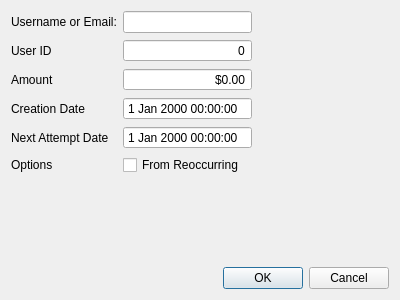
<?xml version="1.0" encoding="UTF-8"?>
<ui version="4.0">
 <class>AddOneTimeCharge</class>
 <widget class="QDialog" name="AddOneTimeCharge">
  <property name="geometry">
   <rect>
    <x>0</x>
    <y>0</y>
    <width>400</width>
    <height>300</height>
   </rect>
  </property>
  <property name="windowTitle">
   <string>Dialog</string>
  </property>
  <layout class="QVBoxLayout" name="verticalLayout">
   <item>
    <layout class="QHBoxLayout" name="horizontalLayout">
     <item>
      <layout class="QFormLayout" name="formLayout">
       <item row="0" column="0">
        <widget class="QLabel" name="label_5">
         <property name="text">
          <string>Username or Email:</string>
         </property>
        </widget>
       </item>
       <item row="0" column="1">
        <widget class="QLineEdit" name="lineEdit"/>
       </item>
       <item row="1" column="0">
        <widget class="QLabel" name="label">
         <property name="text">
          <string>User ID</string>
         </property>
        </widget>
       </item>
       <item row="1" column="1">
        <widget class="QSpinBox" name="spinBox">
         <property name="alignment">
          <set>Qt::AlignRight|Qt::AlignTrailing|Qt::AlignVCenter</set>
         </property>
         <property name="buttonSymbols">
          <enum>QAbstractSpinBox::NoButtons</enum>
         </property>
        </widget>
       </item>
       <item row="2" column="0">
        <widget class="QLabel" name="label_2">
         <property name="text">
          <string>Amount</string>
         </property>
        </widget>
       </item>
       <item row="3" column="0">
        <widget class="QLabel" name="label_3">
         <property name="text">
          <string>Creation Date</string>
         </property>
        </widget>
       </item>
       <item row="3" column="1">
        <widget class="QDateTimeEdit" name="dateTimeEdit">
         <property name="buttonSymbols">
          <enum>QAbstractSpinBox::NoButtons</enum>
         </property>
        </widget>
       </item>
       <item row="4" column="0">
        <widget class="QLabel" name="label_4">
         <property name="text">
          <string>Next Attempt Date</string>
         </property>
        </widget>
       </item>
       <item row="4" column="1">
        <widget class="QDateTimeEdit" name="dateTimeEdit_2">
         <property name="buttonSymbols">
          <enum>QAbstractSpinBox::NoButtons</enum>
         </property>
        </widget>
       </item>
       <item row="5" column="0">
        <widget class="QLabel" name="label_6">
         <property name="text">
          <string>Options</string>
         </property>
        </widget>
       </item>
       <item row="5" column="1">
        <widget class="QCheckBox" name="checkBox">
         <property name="text">
          <string>From Reoccurring</string>
         </property>
        </widget>
       </item>
       <item row="2" column="1">
        <widget class="QDoubleSpinBox" name="doubleSpinBox">
         <property name="alignment">
          <set>Qt::AlignRight|Qt::AlignTrailing|Qt::AlignVCenter</set>
         </property>
         <property name="buttonSymbols">
          <enum>QAbstractSpinBox::NoButtons</enum>
         </property>
         <property name="prefix">
          <string>$</string>
         </property>
         <property name="maximum">
          <double>10000.000000000000000</double>
         </property>
        </widget>
       </item>
      </layout>
     </item>
     <item>
      <spacer name="horizontalSpacer">
       <property name="orientation">
        <enum>Qt::Horizontal</enum>
       </property>
       <property name="sizeHint" stdset="0">
        <size>
         <width>40</width>
         <height>20</height>
        </size>
       </property>
      </spacer>
     </item>
    </layout>
   </item>
   <item>
    <widget class="QDialogButtonBox" name="buttonBox">
     <property name="orientation">
      <enum>Qt::Horizontal</enum>
     </property>
     <property name="standardButtons">
      <set>QDialogButtonBox::Cancel|QDialogButtonBox::Ok</set>
     </property>
    </widget>
   </item>
  </layout>
 </widget>
 <resources/>
 <connections>
  <connection>
   <sender>buttonBox</sender>
   <signal>accepted()</signal>
   <receiver>AddOneTimeCharge</receiver>
   <slot>accept()</slot>
   <hints>
    <hint type="sourcelabel">
     <x>248</x>
     <y>254</y>
    </hint>
    <hint type="destinationlabel">
     <x>157</x>
     <y>274</y>
    </hint>
   </hints>
  </connection>
  <connection>
   <sender>buttonBox</sender>
   <signal>rejected()</signal>
   <receiver>AddOneTimeCharge</receiver>
   <slot>reject()</slot>
   <hints>
    <hint type="sourcelabel">
     <x>316</x>
     <y>260</y>
    </hint>
    <hint type="destinationlabel">
     <x>286</x>
     <y>274</y>
    </hint>
   </hints>
  </connection>
 </connections>
</ui>
